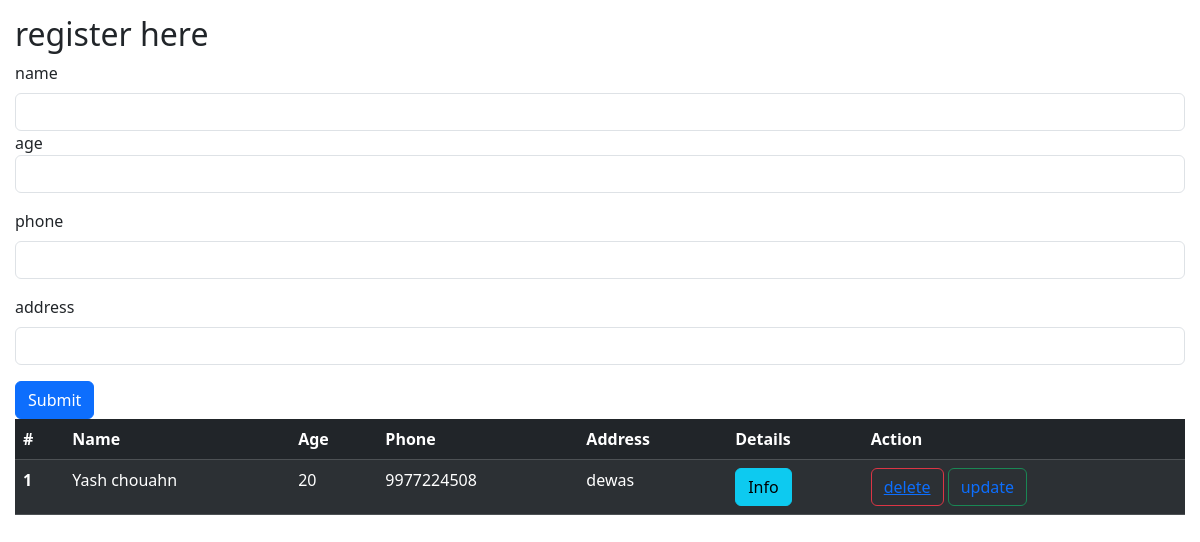
/, run on an earlier commit of the app's database.
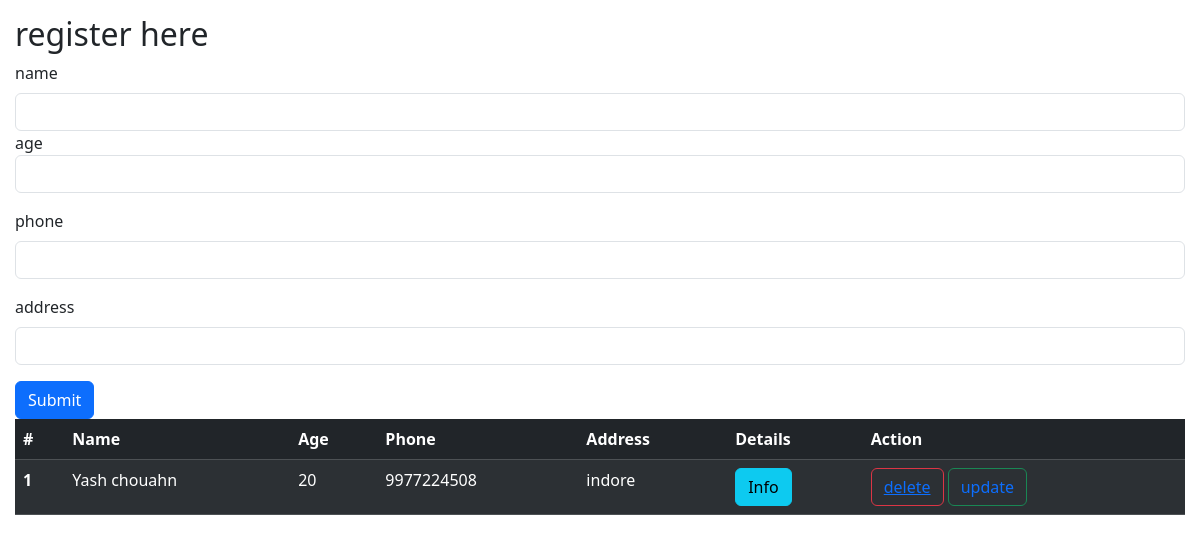
And on a later commit of the database.
### register/models.py (models this page shows)
class register(models.Model):
    username=models.ForeignKey(User,on_delete=models.SET_NULL,null=True,blank=True)
    name=models.CharField(max_length=100)
    age=models.IntegerField()
    phone=models.IntegerField()
    address=models.TextField()

### register/views.py (the view, shortened to what this page needs)
# urls.py: path('', views.basic,name='register'),
def basic(request):
    queryset=register.objects.all()
    return render(request ,"register.html",context={"register":queryset} )

### templates/register.html (shortened to what this page needs)
<!DOCTYPE html>
<html lang="en">
<head>
    <link href="https://cdn.jsdelivr.net/npm/bootstrap@5.3.3/dist/css/bootstrap.min.css" rel="stylesheet">
</head>
<body>
   <div style="margin: 15px">
  <h2>register here </h2>
    <form method="post" enctype="multipart/form-data">
        <div class="mb-3">
          <label for="exampleInputEmail1" name="name" class="form-label">name</label>
          <input type="text" name="name" required class="form-control" >
        <div class="mb-3">
          <label for="exampleInputPassword1 class="form-label"> age</label>
          <input type="text"name="age" required class="form-control" >
        </div>
        <div class="mb-3">
            <label for="exampleInputPassword1" class="form-label">phone</label>
            <input type="text"name="phone" required class="form-control" >
          </div> <div class="mb-3">
            <label for="exampleInputPassword1" class="form-label">address</label>
            <input type="text"name="address" required class="form-control" >
          </div>
        <button type="submit" class="btn btn-primary">Submit</button>
      </form>
      <table class="table table-dark table-striped">
        <thead>
          <tr>
            <th scope="col">#</th>
            <th scope="col">Name</th>
            <th scope="col">Age</th>
            <th scope="col">Phone</th>
            <th scope="col">Address</th>
            <th scope="col">Details</th>
            <th scope="col">Action</th>
          </tr>
        </thead>
        <tbody>
          {% for register in register %}
          <tr>
            <th scope="row">{{forloop.counter}}</th>
            <td>{{register.name}}</td>
            <td>{{register.age}}</td>
            <td>{{register.phone}}</td>
            <td>{{register.address}}</td>
            <td><button type="button" class="btn btn-info" >Info</button></td>
            <td><button type="button" class="btn btn-outline-danger"><a href="delete_element/{{register.id}}/">delete</a></button>
              <button type="button" class="btn btn-outline-success"><a style="text-decoration:none" href ="update_element/{{register.id}}/" >update</a></button>
            </td>
          </tr>
         {% endfor%}
        </tbody>
      </table>
   </div>
    </body>
</html>

What changed in the data, as far as the page shows it:
changed register "Yash chouahn": address "dewas" → "indore"
